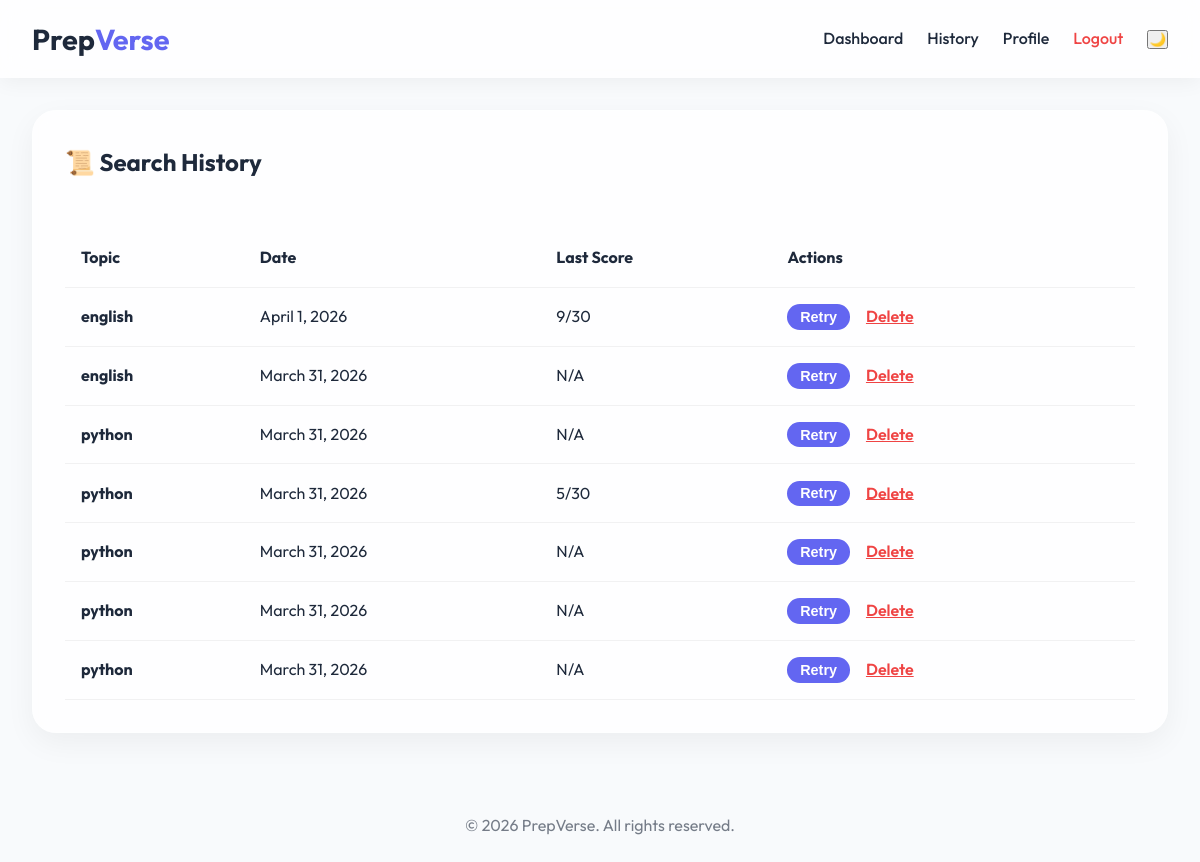
Page /history/ (signed in) on the committed database.
### apps/core/models.py (models this page shows, shortened)
class TopicSearch(models.Model):
    user = models.ForeignKey(User, on_delete=models.CASCADE, related_name='searches')
    topic_name = models.CharField(max_length=255)
    study_material = models.TextField(blank=True, null=True)
    created_at = models.DateTimeField(auto_now_add=True)

### apps/core/views.py (the view)
# urls.py: path('history/', views.history_view, name='history'),
@login_required
def history_view(request):
    history = TopicSearch.objects.filter(user=request.user).order_by('-created_at')
    for item in history:
        last_attempt = UserAttempt.objects.filter(user=request.user, topic=item).order_by('-attempted_at').first()
        item.last_score = f"{last_attempt.score}/{last_attempt.total_questions}" if last_attempt else "N/A"
    return render(request, 'core/history.html', {'history': history})

### apps/core/templates/core/history.html (shortened to what this page needs)
{% extends 'base.html' %}
{% block content %}
<section class="glass">
    <h1 style="margin-bottom: 2rem;">📜 Search History</h1>
    <div class="table-container">
        <table>
            <thead>
                <tr>
                    <th>Topic</th>
                    <th>Date</th>
                    <th>Last Score</th>
                    <th>Actions</th>
                </tr>
            </thead>
            <tbody>
                {% for item in history %}
                    <tr>
                        <td><strong>{{ item.topic_name }}</strong></td>
                        <td>{{ item.created_at|date }}</td>
                        <td>{{ item.last_score }}</td>
                        <td>
                            <form method="POST" action="{% url 'core:search' %}" style="display: inline;">
                                <button type="submit" class="btn btn-primary" style="padding: 0.3rem 0.8rem; font-size: 0.9rem;">Retry</button>
                            </form>
                            <a href="{% url 'core:delete_history' item.id %}" class="btn" style="color: var(--accent-red); padding: 0.3rem 0.8rem; border-color: transparent;">Delete</a>
                        </td>
                    </tr>
                {% endfor %}
            </tbody>
        </table>
    </div>
</section>
{% endblock %}

### templates/base.html (shortened to what this page needs)
{% load static %}
<!DOCTYPE html>
<html lang="en">
<head>
    <link rel="stylesheet" href="{% static 'css/style.css' %}">
</head>
<body class="light-mode">
    <nav class="navbar">
        <div class="nav-container">
            <a href="{% url 'core:dashboard' %}" class="logo">Prep<span>Verse</span></a>
            <div class="nav-links">
                {% if user.is_authenticated %}
                    <a href="{% url 'core:dashboard' %}">Dashboard</a>
                    <a href="{% url 'core:history' %}">History</a>
                    <a href="{% url 'core:profile' %}">Profile</a>
                    <a href="{% url 'users:logout' %}" class="btn-logout">Logout</a>
                {% else %}
                    <a href="{% url 'users:login' %}">Login</a>
                    <a href="{% url 'users:register' %}">Register</a>
                {% endif %}
                <button id="theme-toggle" class="theme-btn">🌙</button>
            </div>
        </div>
    </nav>
    <main class="container">
        {% block content %}{% endblock %}
    </main>
    <footer class="footer">
        <p>&copy; 2026 PrepVerse. All rights reserved.</p>
    </footer>
</body>
</html>

### static/css/style.css (style rules this page uses)
:root { --primary: #6366f1; --primary-hover: #4f46e5; --bg-light: #f8fafc; --bg-dark: #0f172a; --card-light: rgba(255, 255, 255, 0.8); --card-dark: rgba(30, 41, 59, 0.8); --text-light: #1e293b; --text-dark: #f1f5f9; --accent-blue: #3b82f6; --accent-red: #ef4444; --accent-green: #10b981; --transition: all 0.3s ease; }
* { margin: 0; padding: 0; box-sizing: border-box; }
body { font-family: 'Outfit', sans-serif; line-height: 1.6; transition: var(--transition); overflow-x: hidden; }
body.light-mode { background: var(--bg-light); color: var(--text-light); }
.container { max-width: 1200px; margin: 0 auto; padding: 2rem; min-height: 80vh; }
.glass { background: var(--card-light); backdrop-filter: blur(10px); border: 1px solid rgba(255, 255, 255, 0.2); border-radius: 1.5rem; padding: 2rem; box-shadow: 0 10px 30px rgba(0, 0, 0, 0.05); }
.navbar { background: var(--card-light); backdrop-filter: blur(15px); position: sticky; top: 0; z-index: 1000; padding: 1rem 0; box-shadow: 0 4px 20px rgba(0,0,0,0.05); }
.nav-container { max-width: 1200px; margin: 0 auto; display: flex; justify-content: space-between; align-items: center; padding: 0 2rem; }
.logo { font-size: 1.8rem; font-weight: 700; text-decoration: none; color: var(--text-light); }
.logo span { color: var(--primary); }
.nav-links { display: flex; gap: 1.5rem; align-items: center; }
.nav-links a { text-decoration: none; color: var(--text-light); font-weight: 500; transition: var(--transition); }
.btn { padding: 0.8rem 1.5rem; border-radius: 0.8rem; border: none; cursor: pointer; font-weight: 600; transition: var(--transition); }
.btn-primary { background: var(--primary); color: white; }
.btn-logout { color: var(--accent-red) !important; }
.footer { text-align: center; padding: 3rem; opacity: 0.6; }
.table-container { overflow-x: auto; }
table { width: 100%; border-collapse: collapse; margin-top: 1rem; }
th, td { padding: 1rem; text-align: left; border-bottom: 1px solid rgba(0,0,0,0.05); }

### rows in the picture
TopicSearch: topic_name "english", created_at "April 1, 2026", last_score "9/30"
TopicSearch: topic_name "english", created_at "March 31, 2026", last_score "N/A"
TopicSearch: topic_name "python", created_at "March 31, 2026", last_score "N/A"
TopicSearch: topic_name "python", created_at "March 31, 2026", last_score "5/30"
TopicSearch: topic_name "python", created_at "March 31, 2026", last_score "N/A"
TopicSearch: topic_name "python", created_at "March 31, 2026", last_score "N/A"
TopicSearch: topic_name "python", created_at "March 31, 2026", last_score "N/A"
